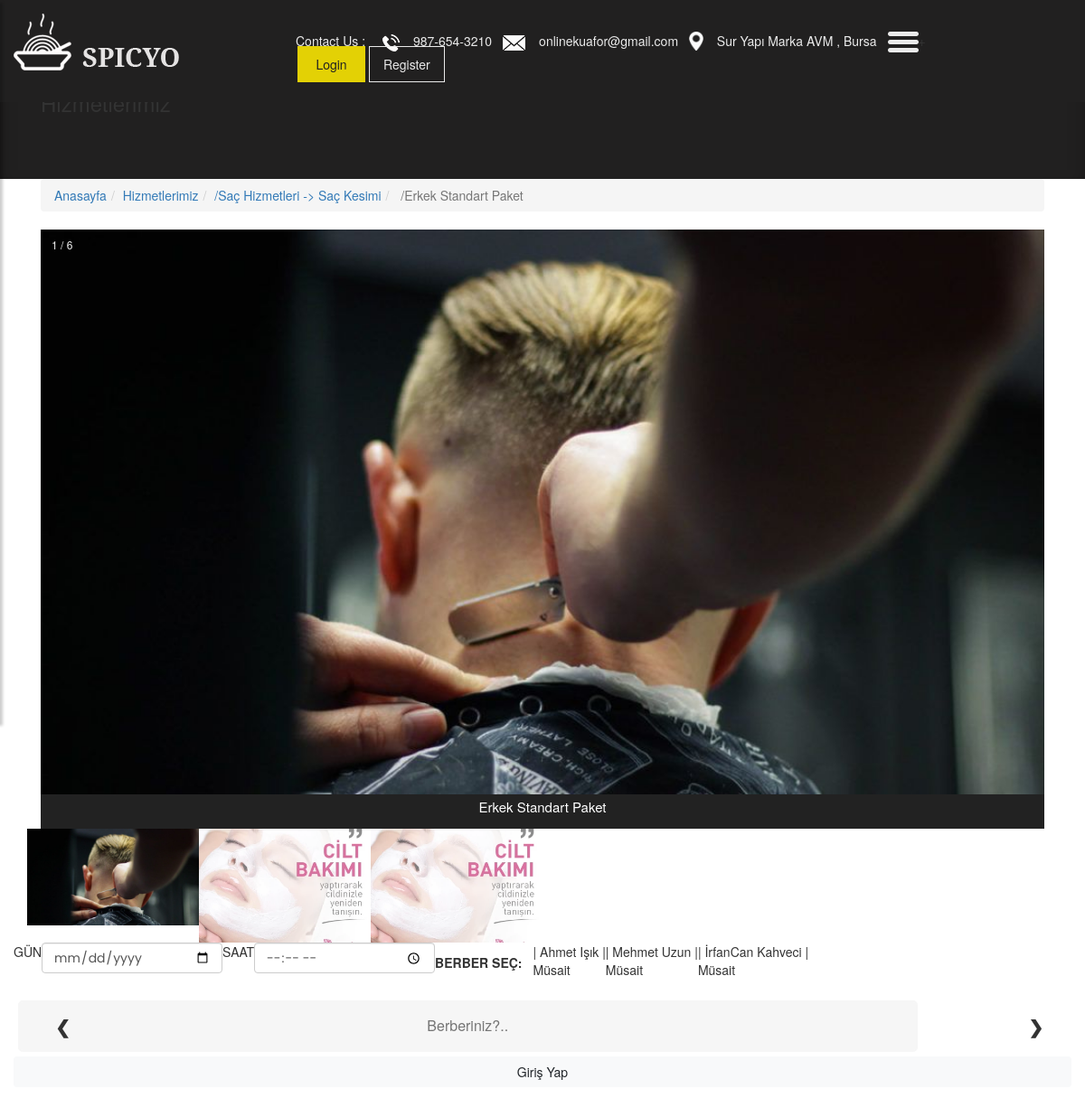
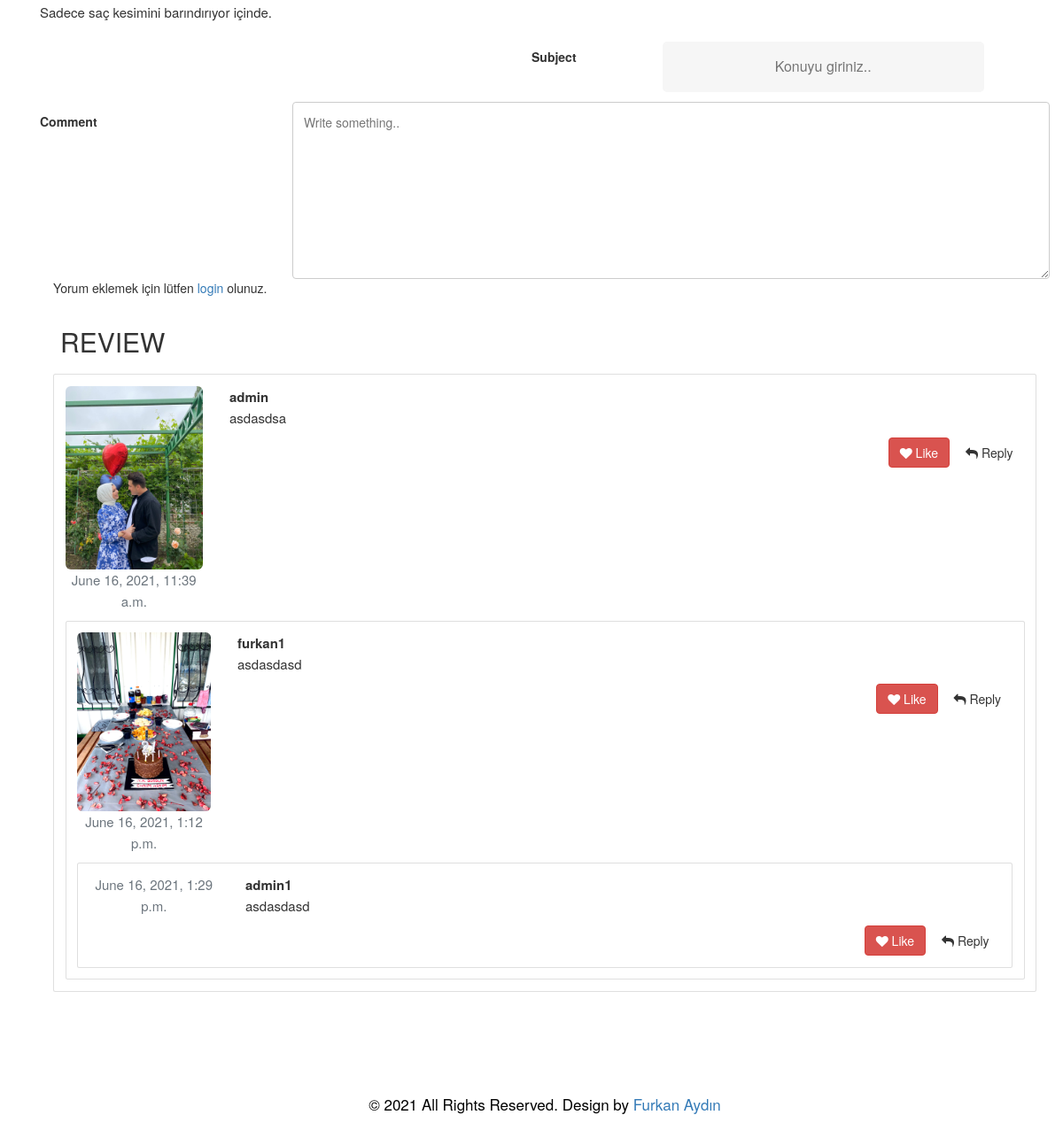
The app's page /service/1/Erkek-Standart-Kesim/ with its own data (2 pictures, top to bottom).
### service/models.py (models this page shows, shortened)
class Service(models.Model):
        STATUS = (
            ('New', 'New'),
            ('True', 'True'),
            ('False', 'False'),
        )
        category = models.ForeignKey(Category, on_delete=models.CASCADE)
        title = models.CharField(max_length=30)
        keyword = models.CharField(max_length=255)
        description = models.CharField(max_length=255)
        image = models.ImageField(blank=True, upload_to='images/')
        price = models.FloatField()
        status = models.CharField(max_length=10, choices=STATUS)
        slug = models.SlugField(blank=True,max_length=150)
        detail = RichTextUploadingField()
        create_at = models.DateTimeField(auto_now_add=True)
        update_at = models.DateTimeField(auto_now=True)

class Category(MPTTModel):
    STATUS = (
        ('Male','Erkek'),
        ('Female', 'Kadın'),
        ('Both', 'İkiside'),
    )
    title = models.CharField(max_length=30)
    description = models.CharField(max_length=255)
    keywords = models.CharField(max_length=255)
    image = models.ImageField(blank=True, upload_to='images/')
    status = models.CharField(max_length=10, choices=STATUS)
    slug = models.SlugField()
    parent = TreeForeignKey('self',blank=True, null=True, related_name='children', on_delete=models.CASCADE)
    create_at = models.DateTimeField(auto_now_add=True)
    update_ate = models.DateTimeField(auto_now=True)
    class MPTTMeta:
        order_insertion_by = ['title']
    def __str__(self):
     full_path = [self.title]
     k = self.parent
     while k is not None:
        full_path.append(k.title)
        k = k.parent
     return ' -> '.join(full_path[::-1])
    def image_tag(self):
        return mark_safe('<img src="{}" height="50"/>'.format(self.image.url))
    image_tag.short_description = 'Image'

class Images(models.Model):
        service = models.ForeignKey(Service, on_delete=models.CASCADE)
        title = models.CharField(max_length=50)
        image = models.ImageField(blank=True, upload_to='images/')
        def image_tag(self):
            return mark_safe('<img src="{} height="50"/>'.format(self.image.url))
        image_tag.short_description = 'Image'

class Comment(models.Model):
     STATUS = (
         ('New','Yeni'),
         ('True','Evet'),
         ('False','Hayır'),
     )
     service = models.ForeignKey(Service,on_delete=models.CASCADE)
     user=models.ForeignKey(User,on_delete=models.CASCADE)
     subject = models.CharField(max_length=20, blank=True)
     comment = models.TextField(max_length=200)
     status = models.CharField(max_length=10,choices=STATUS,default='New')
     ip = models.CharField(blank=True,max_length=20)
     create_at = models.DateTimeField(auto_now_add=True)
     update_at = models.DateTimeField(auto_now=True)

### home/models.py (models this page shows, shortened)
class UserProfile(models.Model):
    user=models.OneToOneField(User, on_delete=models.CASCADE)
    name = models.CharField(blank=True, max_length=20)
    phone = models.CharField(blank=True, max_length=20)
    image = models.ImageField(blank=True, upload_to='images/users/')
    def image_tag(self):
        return mark_safe('<img src="{} height="50"/>'.format(self.image.url))
    image_tag.short_description = 'Image'

### home/views.py (the view)
# urls.py: path('service/<int:id>/<slug:slug>/', views.service_detail, name='service_detail'),
def service_detail(request,id,slug):
    category = Category.objects.all()
    service = Service.objects.get(pk=id)
    images = Images.objects.filter(service_id=id)
    barber = Barber.objects.all()
    comments = Comment.objects.filter(service_id=id,status='True')
    context = {'service': service,
               'category': category,
               'images': images,
               'comments': comments,
               'barber':barber,
           }
    return render(request,'service_detail.html',context)

### home/templates/service_detail.html (shortened to what this page needs)
{% extends "homebase.html" %}
{% block head %}
    <link href="//maxcdn.bootstrapcdn.com/bootstrap/4.0.0/css/bootstrap.min.css" rel="stylesheet" id="bootstrap-css">
{% endblock %}
{% block slider %}
{% include "slider.html" %}
{% endblock %}
{% block content %}
    <div id="breadcrumb">
            <div class="container">
                <ul class="breadcrumb">
                    <li><a href="/">Anasayfa</a></li>
                    <li><a href="/">Hizmetlerimiz</a></li>
                    <li><a href="/category/{{ service.category_id }}/{{ service.category.slug }}"> /{{ service.category }}</a></li>
                    <li class="active"> /{{ service.title }}</li>
                </ul>
            </div>
    </div>
<div class="container">
{% for rs in images %}
  <div class="mySlides">
    <div class="numbertext">1 / 6</div>
      <img src="{{ rs.image.url }}" style="width:100%">
  </div>
    {% endfor %}
  <a class="prev" onclick="plusSlides(-1)">&#10094;</a>
  <a class="next" onclick="plusSlides(1)">&#10095;</a>
  <div class="caption-container">
    <p id="caption"></p>
  </div>
  <div class="row">
      {% for rs in images %}
    <div class="column">
      <img class="demo cursor" src="{{ rs.image.url }}" style="width:100%" onclick="currentSlide(1)" alt="{{ service.title }}">
    </div>
      {% endfor %}
  <br><br>
  <div class="service-btns">
      <form class="row" action="/reserve/sendreserve/{{ service.id }}" method="post">
                                            GÜN<input type="date" name="date" id="date" style="width:200px;" class="form-control">
                                            SAAT<input type="time" name="time" id="time" style="width:200px;" class="form-control">
<label>BERBER SEÇ:</label>
      <input type="text" name="barber" placeholder="Berberiniz?..">
                                        {% if user.id is not None %}
                                            <button type="submit" value="SEND" id="submit" class="btn btn-light btn-radius btn-brd grd1 btn-block subt">Randevu Al</button>
                                        {% else %}
                                            <a href="/login" class="btn btn-light btn-radius btn-brd grd1 btn-block subt">Giriş Yap</a>
                                        {% endif %}
                                </form>
  </div>
  </div>
<div class="section">
            <div class="container">
                <div class="row">
                   <p>{{ service.detail | safe }}</p>
                </div>
            </div>
    </div>
<div class="col-md-6">
</div>
<div class="container">
  <form class="review-form" action="/service/addcomment/{{ service.id }}" method="post">
    <div class="row">
      <div class="col-25">
        <label for="subject">Subject</label>
      </div>
      <div class="col-75">
        <input type="text" id="subject" name="subject" placeholder="Konuyu giriniz..">
      </div>
    </div>
    <div class="row">
      <div class="col-25">
        <label for="comment">Comment</label>
      </div>
      <div class="col-75">
        <textarea id="comment" name="comment" placeholder="Write something.." style="height:200px"></textarea>
      </div>
    </div>
      {% if user.id is not None %}
    <div class="row">
      <input type="submit" value="Submit">
        {% else %}
        Yorum eklemek için lütfen <a href="/login">login</a> olunuz.
        {% endif %}
    </div>
<link href="https://stackpath.bootstrapcdn.com/font-awesome/4.7.0/css/font-awesome.min.css" rel="stylesheet">
<div class="container">
	<h2 class="text-center">Review</h2>
{% for rs in comments %}
	<div class="card">
	    <div class="card-body">
	        <div class="row">
        	    <div class="col-md-2">
                    {% if rs.user.userprofile.image.url is not None %}
        	        <img src="{{ rs.user.userprofile.image.url }}" class="img img-rounded img-fluid"/>
                    {% else %}
                    <img src="https://image.ibb.co/jw55Ex/def_face.jpg" class="img img-rounded img-fluid"/>
                    {% endif %}
                <p class="text-secondary text-center">{{ rs.create_at }}</p>
        	    </div>
        	    <div class="col-md-10">
                    <p>
        	            <a class="float-left"><strong>{{ rs.user }}</strong></a>
                    </p>
        	       <div class="clearfix"></div>
        	        <p>{{ rs.comment }}</p>
        	        <p>
        	            <a class="float-right btn btn-outline-primary ml-2"> <i class="fa fa-reply"></i> Reply</a>
        	            <a class="float-right btn text-white btn-danger"> <i class="fa fa-heart"></i> Like</a>
        	       </p>
        	    </div>
	        </div>
            {% endfor %}
            	    </div>
	            </div>
	    </div>
	</div>
</div>
</div>
</div>
{% endblock %}

### home/static/css/style.css (style rules this page uses)
body { color: #666666; font-size: 14px; font-family: 'poppins', sans-serif; line-height: 1.80857; font-weight: normal; }
a { color: #1f1f1f; text-decoration: none !important; outline: none !important; -webkit-transition: all .3s ease-in-out; -moz-transition: all .3s ease-in-out; -ms-transition: all .3s ease-in-out; -o-transition: all .3s ease-in-out; transition: all .3s ease-in-out; }
h1, h2, h3, h4, h5, h6 { letter-spacing: 0; font-weight: normal; position: relative; padding: 0 0 10px 0; font-weight: normal; line-height: normal; color: #111111; margin: 0 }
h2 { font-size: 22px }
*, *::after, *::before { -webkit-box-sizing: border-box; -moz-box-sizing: border-box; box-sizing: border-box; }
ul, li, ol { margin: 0px; padding: 0px; list-style: none; }
p { margin: 0px; font-weight: 300; font-size: 15px; line-height: 24px; }
a { color: #222222; text-decoration: none; outline: none !important; }
a, .btn { text-decoration: none !important; outline: none !important; -webkit-transition: all .3s ease-in-out; -moz-transition: all .3s ease-in-out; -ms-transition: all .3s ease-in-out; -o-transition: all .3s ease-in-out; transition: all .3s ease-in-out; }
img { max-width: 100%; height: auto; }
* { box-sizing: border-box; }
.container { position: relative; }
.mySlides { display: none; }
.cursor { cursor: pointer; }
.prev, .next { cursor: pointer; position: absolute; top: 40%; width: auto; padding: 16px; margin-top: -50px; color: white; font-weight: bold; font-size: 20px; border-radius: 0 3px 3px 0; user-select: none; -webkit-user-select: none; }
.next { right: 0; border-radius: 3px 0 0 3px; }
.numbertext { color: #f2f2f2; font-size: 12px; padding: 8px 12px; position: absolute; top: 0; }
.caption-container { text-align: center; background-color: #222; padding: 2px 16px; color: white; }
.row:after { content: ""; display: table; clear: both; }
.column { float: left; width: 16.66%; }
.demo { opacity: 0.6; }
.active, .demo:hover { opacity: 1; }
.form-control { border: #fff solid 2px; border-radius: inherit; margin-bottom: 25px; padding: 15px 20px; font-family: poppins; }
.active { color: white; }
input[type=text], select, textarea { width: 100%; padding: 12px; border: 1px solid #ccc; border-radius: 4px; box-sizing: border-box; resize: vertical; }
label { padding: 12px 12px 12px 0; display: inline-block; }
.col-25 { float: left; width: 25%; margin-top: 6px; }
.col-75 { float: left; width: 75%; margin-top: 6px; }
body { font-family: "Poppins", sans-serif; height: 100vh; }
a { color: #92badd; display:inline-block; text-decoration: none; font-weight: 400; }
h2 { text-align: center; font-size: 16px; font-weight: 600; text-transform: uppercase; display:inline-block; margin: 40px 8px 10px 8px; color: #cccccc; }
input[type=text] { background-color: #f6f6f6; border: none; color: #0d0d0d; padding: 15px 32px; text-align: center; text-decoration: none; display: inline-block; font-size: 16px; margin: 5px; width: 85%; border: 2px solid #f6f6f6; -webkit-transition: all 0.5s ease-in-out; -moz-transition: all 0.5s ease-in-out; -ms-transition: all 0.5s ease-in-out; -o-transition: all 0.5s ease-in-out; transition: all 0.5s ease-in-out; -webkit-border-radius: 5px 5px 5px 5px; border-radius: 5px 5px 5px 5px; }
input[type=text]:placeholder { color: #cccccc; }
body { background: #F1F3FA; }
.profile strong,span,div { text-transform: initial; }

### records on screen
Service: category "Saç Hizmetleri -> Saç Kesimi", title "Erkek Standart Paket", detail "Sadece saç kesimini barındırıyor içinde."
Images: image (picture)
Images: image (picture)
Images: image (picture)
Comment: user.userprofile.image (picture), create_at "June 16, 2021, 11:39 a.m.", user "admin", comment "asdasdsa"
Comment: user.userprofile.image (picture), create_at "June 16, 2021, 1:12 p.m.", user "furkan1", comment "asdasdasd"
Comment: create_at "June 16, 2021, 1:29 p.m.", user "admin1", comment "asdasdasd"
